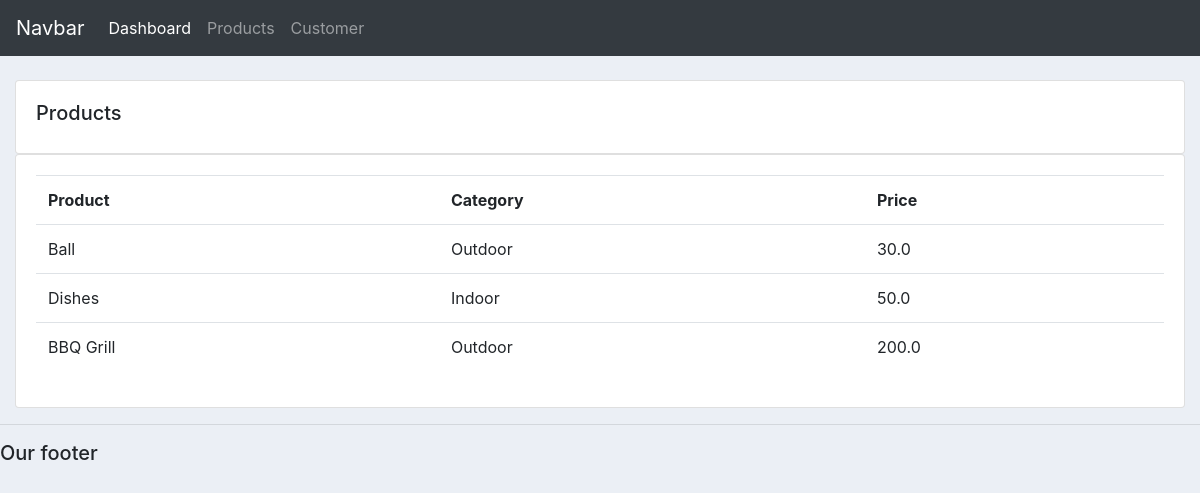
Screenshot of /products/ with the database file from the repository.
### accounts/models.py (models this page shows, shortened)
class Product(models.Model):
    CATEGORY = (
            ('Indoor', 'Indoor'),
            ('Outdoor', 'Outdoor'),
            )
    name = models.CharField(max_length=250, null=True)
    price = models.FloatField(null=True)
    category = models.CharField(max_length=200, null=True, choices=CATEGORY)
    description = models.CharField(max_length=250, null=True, blank=True)
    date_created = models.DateTimeField(auto_now_add=True, null=True)
    tags = models.ManyToManyField(Tag)

### accounts/views.py (the view)
# urls.py: path('products/', views.products),
def products(request):
    products = Product.objects.all()
    return render(request, 'accounts/products.html', {'products': products})

### accounts/templates/accounts/products.html
{%  extends 'accounts/main.html' %}
{% block content %}
		<br>
		<div class="row">
			<div class="col-md">
				<div class="card card-body">
					<h5>Products</h5>
				</div>
				<div class="card card-body">
					<table class="table">
						<tr>
							<th>Product</th>
							<th>Category</th>
							<th>Price</th>
						</tr>
						{% for i in products%}
						<tr>
						<td>{{i.name}}</td>
						<td>{{i.category}}</td>
						<td>{{i.price}}</td>
						</tr>
						{% endfor%}
					</table>
				</div>
			</div>
		</div>
{% endblock content %}

### accounts/templates/accounts/main.html (style rules this page uses)
body { background-color: #ebeff5; }

### rows the page displays
Product: name "Ball", category "Outdoor", price "30.0"
Product: name "Dishes", category "Indoor", price "50.0"
Product: name "BBQ Grill", category "Outdoor", price "200.0"
